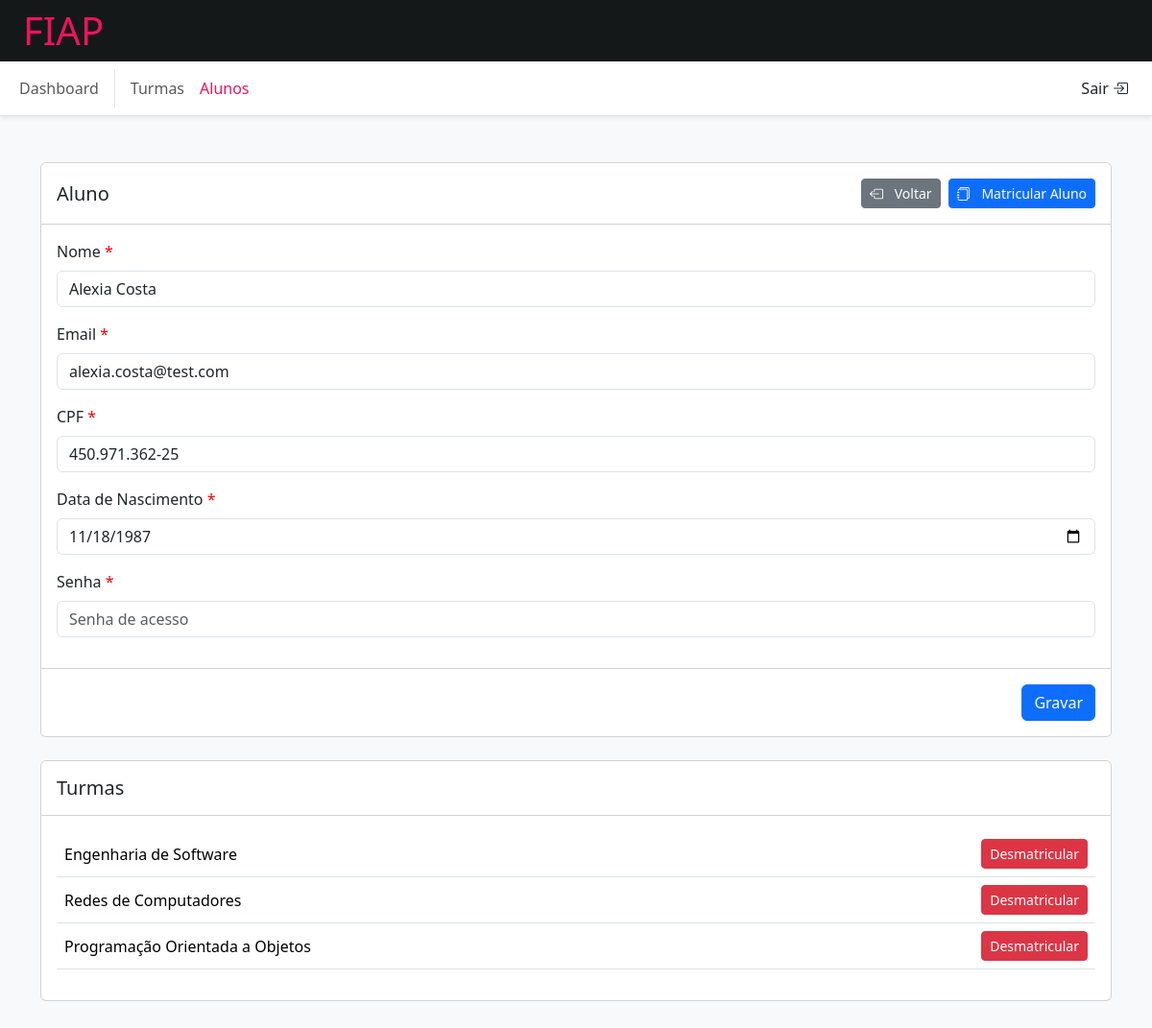
Page /admin/students/form?id=26 (signed in) on the committed database.
### tables this page shows
CREATE TABLE students
(
    id         INT AUTO_INCREMENT PRIMARY KEY,
    name       VARCHAR(255),
    email      VARCHAR(255) UNIQUE,
    password   VARCHAR(255),
    birth_date DATE,
    cpf        VARCHAR(14) UNIQUE,
    created_at TIMESTAMP DEFAULT CURRENT_TIMESTAMP(),
    INDEX (birth_date)
);

CREATE TABLE enrollments
(
    id         INT AUTO_INCREMENT PRIMARY KEY,
    student_id INT,
    class_id   INT,
    created_at TIMESTAMP DEFAULT CURRENT_TIMESTAMP,
    FOREIGN KEY (student_id) REFERENCES students (id) ON DELETE CASCADE,
    FOREIGN KEY (class_id) REFERENCES classes (id) ON DELETE CASCADE
);

CREATE TABLE classes
(
    id          INT AUTO_INCREMENT PRIMARY KEY,
    name        VARCHAR(255),
    description TEXT,
    created_at  TIMESTAMP DEFAULT CURRENT_TIMESTAMP
);

### src/Shared/Http/Response.php (called while the page is built, shortened)
<?php
class Response
{
    public function view(string $path, array $data = []): void
    {
        try {
            (new View())->render($path, $data);
        } catch (ViewNotFoundException $e) {
            $this->status(500)->view('errors/server-error', ['message' => $e->getMessage()]);
        }
    }
}

### src/Domain/Students/StudentsController.php (called while the page is built, shortened)
<?php
class StudentsController implements HasMiddlewareInterface
{
    public function form(Request $request, Response $response): void
    {
        $studentId = $request->get('id');
        $student = (new StudentsModel())->findBy('id', $studentId);
        $enrollments = (new EnrollmentsModel())->getByStudent($studentId);
        $response->view('students/form', compact('student', 'enrollments', 'classes'));
    }
}

### src/Shared/Http/Router.php (called while the page is built, shortened)
<?php
class Router
{
    private array $routes = [];
    public function add(string $uri, string $method, array $action): void
    {
        $this->routes[$method][trim($uri, '/')] = $action;
    }
    public function run(): void
    {
        $path = parse_url(trim($_SERVER['REQUEST_URI'], '/'))['path'];
        $method = $_SERVER['REQUEST_METHOD'];
        $action = $this->routes[$method][$path] ?? ['', ''];
        [$class, $classMethod] = $action;
        $controller = new $class();
        $controller->$classMethod(new Request(), new Response());
    }
}

### public/index.php (called while the page is built, shortened)
<?php
$router = new Router();
$router->add('login', 'GET', [AuthController::class, 'login']);
$router->add('login', 'POST', [AuthController::class, 'attempt']);
$router->add('logout', 'POST', [AuthController::class, 'logout']);
$router->add('admin/dashboard', 'GET', [DashboardController::class, 'index']);
$router->add('admin/classes', 'GET', [ClassesController::class, 'index']);
$router->add('admin/classes/form', 'GET', [ClassesController::class, 'form']);
$router->add('admin/classes/create', 'POST', [ClassesController::class, 'create']);
$router->add('admin/classes/update', 'POST', [ClassesController::class, 'update']);
$router->add('admin/classes/delete', 'POST', [ClassesController::class, 'delete']);
$router->add('admin/classes/delete-enrollment', 'POST', [ClassesController::class, 'deleteEnrollment']);
$router->add('admin/classes/enroll', 'POST', [ClassesController::class, 'enroll']);
$router->add('admin/students', 'GET', [StudentsController::class, 'index']);
$router->add('admin/students/form', 'GET', [StudentsController::class, 'form']);
$router->add('admin/students/create', 'POST', [StudentsController::class, 'create']);
$router->add('admin/students/update', 'POST', [StudentsController::class, 'update']);
$router->add('admin/students/delete', 'POST', [StudentsController::class, 'delete']);
$router->add('admin/students/delete-enrollment', 'POST', [StudentsController::class, 'deleteEnrollment']);
$router->add('admin/students/enroll', 'POST', [StudentsController::class, 'enroll']);
$router->run();

### src/Shared/Database/BaseModel.php (called while the page is built, shortened)
<?php
abstract class BaseModel
{
    protected \PDO $connection;
    protected string $table;
    public function __construct()
    {
        $this->databaseDriver = new MySQLDriver();
        $this->connection = $this->databaseDriver->getConnection();
    }
    public function findBy(string $column, $value): ?\stdClass
    {
        $statement = $this->connection->prepare("SELECT * FROM `{$this->table}` WHERE `{$column}` = :value LIMIT 1");
        $statement->execute(compact('value'));
        return $statement->fetchObject() ?: null;
    }
}

### src/Shared/Database/MySQLDriver.php (called while the page is built, shortened)
<?php
class MySQLDriver implements DatabaseDriverInterface
{
    private PDO $connection;
    public function __construct()
    {
        $env = parse_ini_file(__DIR__ . '/../../../.env');
        [$host, $port, $database, $user, $password] = [
            $env['DB_HOST'] ?? '127.0.0.1',
            $env['DB_PORT'] ?? '3306',
            $env['DB_NAME'] ?? null,
            $env['DB_USER'] ?? null,
            $env['DB_PASSWORD'] ?? ''
        ];
        try {
            $this->connection = new PDO(
                "mysql:host=$host;port=$port;dbname=$database",
                $user,
                $password,
                [
                    PDO::ATTR_ERRMODE => PDO::ERRMODE_EXCEPTION,
                    PDO::ATTR_DEFAULT_FETCH_MODE => PDO::FETCH_OBJ,
                ]
            );
        } catch (\PDOException $e) {
            (new Response())
                ->status(400)
                ->view('errors/server-error', ['message' => $e->getMessage()]);
        }
    }
    public function getConnection(): \PDO
    {
        return $this->connection;
    }
}

### src/Shared/Http/Request.php (called while the page is built, shortened)
<?php
class Request
{
    public function get(string $key, $default = null): ?string
    {
        $value = $_POST[$key] ?? $_GET[$key] ?? null;
        return trim(htmlspecialchars($value));
    }
}

### src/Domain/Enrollments/EnrollmentsModel.php (called while the page is built, shortened)
<?php
class EnrollmentsModel extends BaseModel
{
    public function getByStudent($studentId): array
    {
        $statement = $this->connection->prepare("
        SELECT
            enrollments.id,
            enrollments.student_id,
            enrollments.class_id,
            classes.name AS class_name,
            CONCAT(students.name, ' (', students.email, ')') AS student
        FROM enrollments
        LEFT JOIN classes ON classes.id = enrollments.class_id
        LEFT JOIN students ON students.id = enrollments.student_id
        WHERE enrollments.student_id = :student_id
        ");
        $statement->bindParam(':student_id', $studentId, \PDO::PARAM_INT);
        $statement->execute();
        return $statement->fetchAll(\PDO::FETCH_OBJ);
    }
}

### views/students/form.php (the view, shortened to what this page needs)
<?php include(__DIR__ . '/../layouts/admin/header.php') ?>
    <div class="container">
        <form class="card" method="POST" autocomplete="off"
              action="<?= $this->student->id ?? false ? "/admin/students/update" : '/admin/students/create' ?>">
            <div class="card-header">
                <div class="d-flex align-items-center justify-content-between">
                    <h5>Aluno</h5>
                    <div>
                        <a class="btn btn-sm btn-secondary me-1" type="button" href="/admin/students">
                            <i class="bi bi-box-arrow-left me-2"></i>
                            Voltar
                        </a>
                        <?php if ($this->student->id ?? false) : ?>
                            <button class="btn btn-sm btn-primary" type="button" data-bs-toggle="modal"
                                    data-bs-target="#enrollmentModal">
                                <i class="bi bi-journals me-2"></i>
                                Matricular Aluno
                            </button>
                        <?php endif; ?>
                    </div>
                </div>
            </div>
            <div class="card-body">
                <div class="form-group mb-3">
                    <label class="form-label required" for="nome">Nome</label>
                    <input value="<?= $this->student->name ?? '' ?>" type="text" class="form-control" name="nome"
                           id="nome"
                           placeholder="Nome do aluno" required>
                </div>
                <div class="form-group mb-3">
                    <label class="form-label required" for="email">Email</label>
                    <input value="<?= $this->student->email ?? '' ?>" type="email" class="form-control" name="email"
                           id="email"
                           placeholder="Email" required>
                </div>
                <div class="form-group mb-3">
                    <label class="form-label required" for="cpf">CPF</label>
                    <input value="<?= $this->student->cpf ?? '' ?>" type="text" class="form-control" name="cpf"
                           id="cpf"
                           placeholder="Email" required>
                </div>
                <div class="form-group mb-3">
                    <label class="form-label required" for="data_de_nascimento">Data de Nascimento</label>
                    <input value="<?= $this->student->birth_date ?? '' ?>" type="date" class="form-control"
                           name="data_de_nascimento"
                           id="data_de_nascimento"
                           required>
                </div>
                <div class="form-group mb-3">
                    <label class="form-label required" for="senha">Senha</label>
                    <input type="password" class="form-control" name="senha"
                           id="senha"
                           placeholder="Senha de acesso">
                </div>
            </div>
            <div class="card-footer text-end">
                <button class="btn btn-primary">
                    Gravar
                </button>
            </div>
        </form>
        <?php if ($this->enrollments) : ?>
            <div class="card mt-4">
                <div class="card-header">
                    <h5>Turmas</h5>
                </div>
                <div class="card-body">
                    <table class="table table-hover">
                        <tbody>
                        <?php foreach ($this->enrollments as $enrollment) : ?>
                            <tr>
                                <td><?= $enrollment->class_name ?></td>
                                <td class="text-end">
                                    <form method="POST"
                                          action="/admin/students/delete-enrollment?enrollment_id=<?= $enrollment->id ?>&student_id=<?= $this->student->id ?>">
                                        <button class="btn btn-sm btn-danger">
                                            Desmatricular
                                        </button>
                                    </form>
                                </td>
                            </tr>
                        <?php endforeach; ?>
                        </tbody>
                    </table>
                </div>
            </div>
        <?php endif; ?>
    </div>
<?php include(__DIR__ . '/../layouts/admin/footer.php') ?>

### rows in the picture
students: nome "Alexia Costa", email "alexia.costa@test.com", cpf "450.971.362-25", data_de_nascimento "11/18/1987"
enrollments: class.name "Engenharia de Software"
enrollments: class.name "Redes de Computadores"
enrollments: class.name "Programação Orientada a Objetos"
